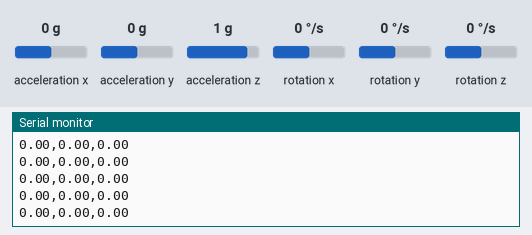
This sketch was run on a simulated Arduino Nano 33 BLE. On the bench: the last lines printed to the serial monitor. Inputs (shaded band) come from the test bench; at power-on: acceleration x 0 g, acceleration y 0 g, acceleration z 1 g, rotation z 0 °/s, rotation x 0 °/s, rotation y 0 °/s.

Above: at 1.2 s.
1.3 s: acceleration x set to -1.4 g
At 2.2 s:
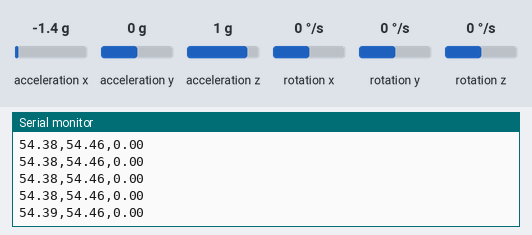
2.8 s: acceleration y set to -1.4 g
At 3.3 s:
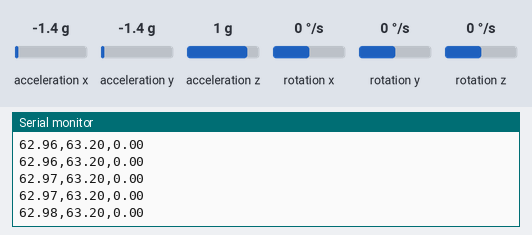
4.3 s: acceleration z set to -1.4 g
At 5.3 s:
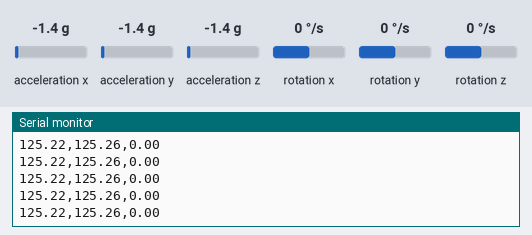
5.8 s: rotation z set to -192 °/s
At 6.5 s:
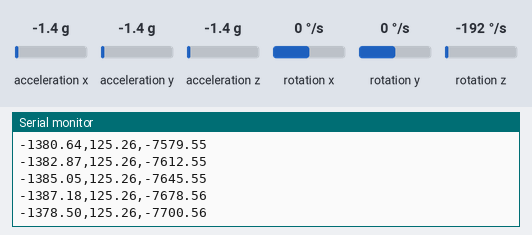
Timing chart, 0 to 6.9 s (numbered marks = the images above; inputs shaded):
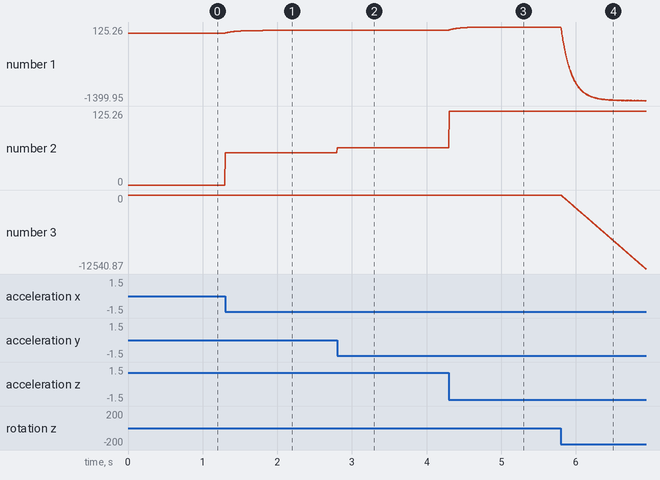

The sketch:

task4.ino
```cpp
#include "Arduino_BMI270_BMM150.h"
#include <math.h>

float accelAngle = 0;
float gyroAngle = 0;
float compAngle = 0;
float gyroRate = 0;
float k = 0.98; // Complementary filter coefficient
unsigned long previous_time;

void setup() {
  Serial.begin(115200);
  if (!IMU.begin()) {
    Serial.println("Failed to initialize IMU!");
    while (1);
  }
  previous_time = millis();
}

void loop() {
  if (IMU.accelerationAvailable() && IMU.gyroscopeAvailable()) {
    float ax, ay, az, gx, gy, gz;
    IMU.readAcceleration(ax, ay, az);
    IMU.readGyroscope(gx, gy, gz);

    // Compute accelerometer angle
    accelAngle = atan2(sqrt(ax * ax + ay * ay), az) * 180.0 / PI;

    // Time difference in seconds
    unsigned long current_time = millis();
    float dt = (current_time - previous_time) / 1000.0;
    previous_time = current_time; // Update previous time

    // Compute gyroscope angle
    gz = gz * 180.0 / PI; // Convert to degrees/sec
    gyroAngle += gz * dt;

    // Compute complementary filter angle
    compAngle = k * (compAngle + gz * dt) + (1 - k) * accelAngle;

    // Send data over serial
    Serial.print(compAngle);
    Serial.print(",");
    Serial.print(accelAngle);
    Serial.print(",");
    Serial.println(gyroAngle);
  }
}
```

Measured:
- after the input at 1.3 s, the serial monitor: prints a new line at once (image 1)
- plotted number 1: 0 → 54.46 after the input at 1.3 s
- plotted number 2: 0 → 54.46 after the input at 1.3 s
